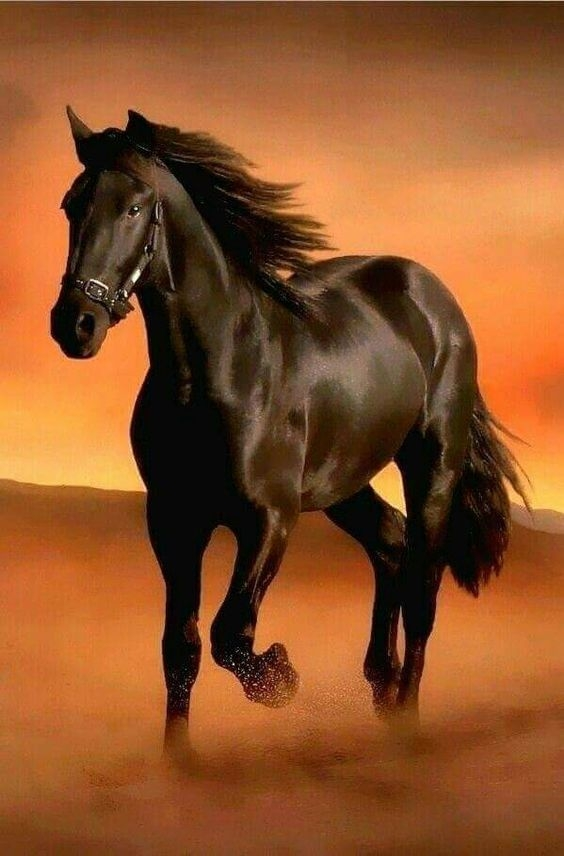
#> input picture resources/horse.jpg, 564 x 856 px
$ python gorev10.py
#> lines starting #> are read from the running program, lines starting #| are printed output that depends on the picture; after the words box and inside, x2 and y2 are one past the last pixel; in counts of white or black regions, pixels touching at a corner belong together
import cv2
import numpy as np
path = "resources/horse.jpg"
img = cv2.imread(path)
#> img is the input picture: shape (856, 564, 3); mean B, G, R 41.2, 82.5, 140.7
img_canny = cv2.Canny(img,100,200) #kenarlar belirginleştirilir
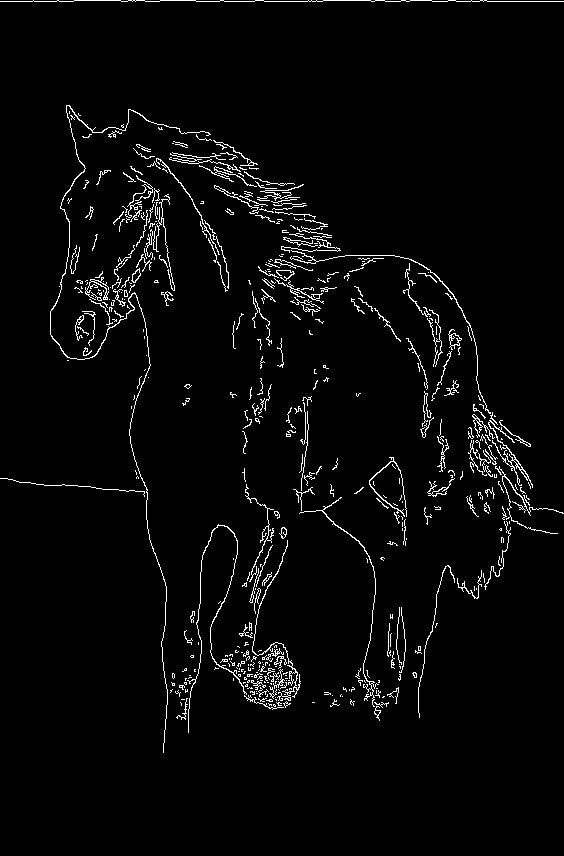
#> img_canny: shape (856, 564); 3.1% white in thin lines or dots, all inside (x1, y1, x2, y2) = (0, 0, 564, 753)
kernel = np.ones((5,5),np.uint8)
img_dilate = cv2.dilate(img_canny,kernel,iterations = 1) #canny ile bulunan kenarlar kalınlaştılır
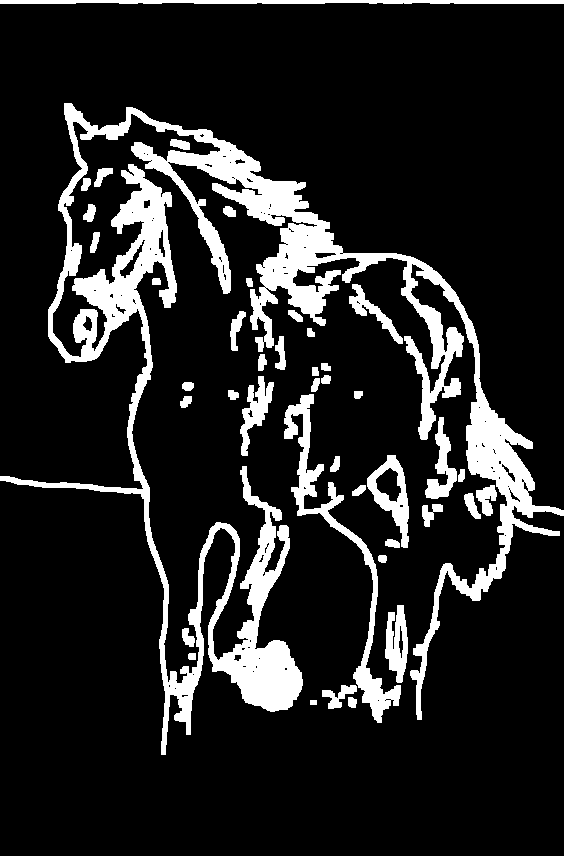
#> img_dilate: shape (856, 564); 13.8% white; 42 white regions, largest, box (x1, y1, x2, y2) and area: (0, 103, 564, 755) 50290, (284, 394, 401, 723) 4458, (0, 0, 564, 4) 2098
img_erosion = cv2.erode(img_dilate,kernel,iterations =1) #kalınlaşan kenarları tekrar inceltir
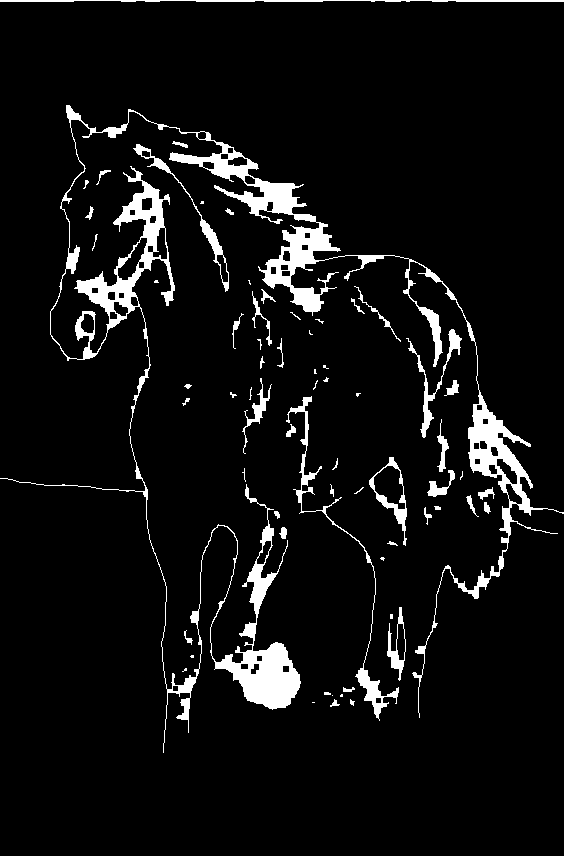
#> img_erosion: shape (856, 564); 6.3% white; 66 white regions (25 under 20 px), largest, box (x1, y1, x2, y2) and area: (0, 105, 564, 753) 22435, (286, 396, 399, 721) 1604, (0, 0, 564, 2) 934
kapali_img = cv2.morphologyEx(img_erosion , cv2.MORPH_CLOSE , kernel) #önce dilation daha sonra erodiation işlemi yapar
cv2.imshow("img",kapali_img)
cv2.waitKey(0)
